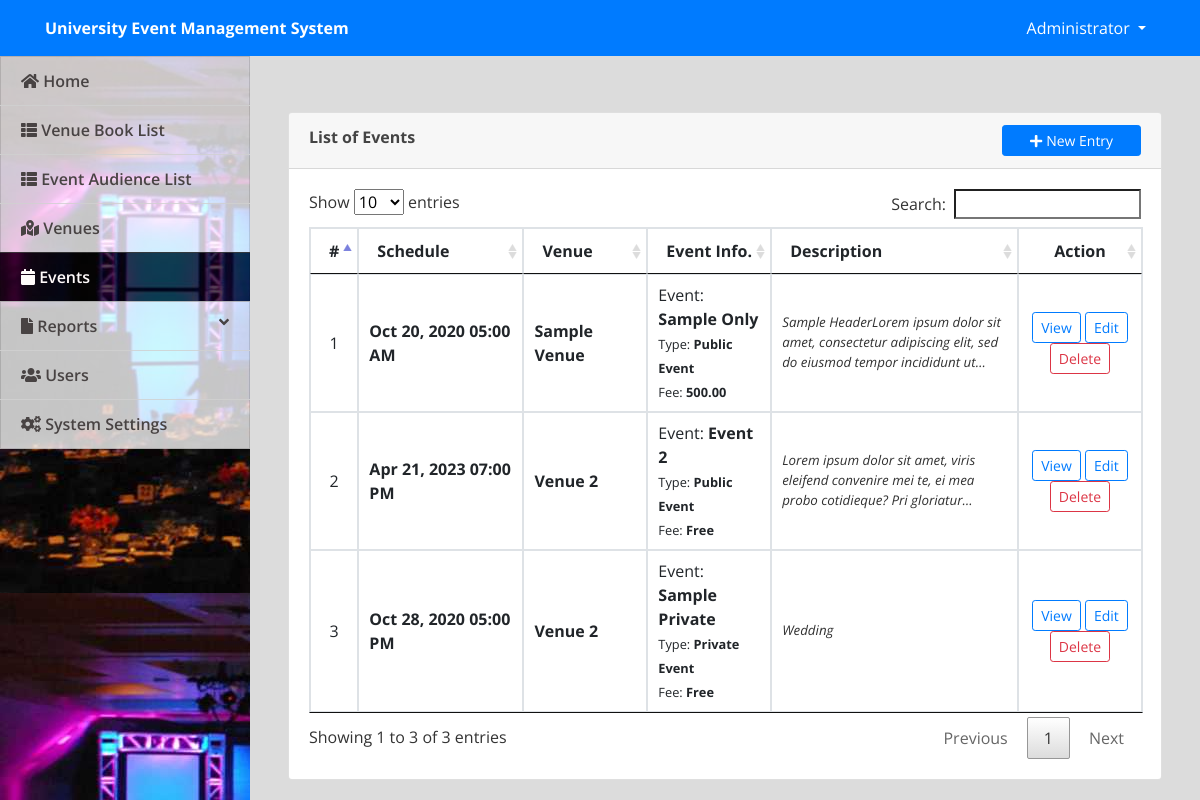
The page /admin/index.php?page=events (signed in) on the database its author committed.
### tables this page shows
CREATE TABLE IF NOT EXISTS `events` (
  `id` int(30) NOT NULL AUTO_INCREMENT,
  `venue_id` int(30) NOT NULL,
  `event` text NOT NULL,
  `description` text NOT NULL,
  `schedule` datetime NOT NULL,
  `type` tinyint(1) NOT NULL DEFAULT '1' COMMENT '1=Public, 2-Private',
  `audience_capacity` int(30) NOT NULL,
  `payment_type` tinyint(1) NOT NULL DEFAULT '1' COMMENT '1=Free,payable',
  `amount` double NOT NULL DEFAULT '0',
  `banner` text NOT NULL,
  `date_created` datetime NOT NULL,
  PRIMARY KEY (`id`)
);

CREATE TABLE IF NOT EXISTS `venue` (
  `id` int(30) NOT NULL AUTO_INCREMENT,
  `venue` text NOT NULL,
  `address` text NOT NULL,
  `description` text NOT NULL,
  `rate` float NOT NULL,
  PRIMARY KEY (`id`)
);

### admin/events.php (the view, shortened to what this page needs)
<?php include('db_connect.php');?>
<div class="container-fluid">
	<div class="col-lg-12">
		<div class="row">
			<div class="col-md-12">
				<div class="card">
					<div class="card-header">
						<b>List of Events</b>
						<span class="float:right"><a class="btn btn-primary btn-block btn-sm col-sm-2 float-right" href="index.php?page=manage_event" id="new_event">
					<i class="fa fa-plus"></i> New Entry
				</a></span>
					</div>
					<div class="card-body">
						<table class="table table-condensed table-bordered table-hover">
							<colgroup>
								<col width="5%">
								<col width="20%">
								<col width="15%">
								<col width="15%">
								<col width="30%">
								<col width="15%">
							</colgroup>
							<thead>
								<tr>
									<th class="text-center">#</th>
									<th class="">Schedule</th>
									<th class="">Venue</th>
									<th class="">Event Info.</th>
									<th class="">Description</th>
									<th class="text-center">Action</th>
								</tr>
							</thead>
							<tbody>
								<?php
								$i = 1;
								$events = $conn->query("SELECT e.*,v.venue FROM events e inner join venue v on v.id=e.venue_id order by e.id asc");
								while($row=$events->fetch_assoc()):
									$trans = get_html_translation_table(HTML_ENTITIES,ENT_QUOTES);
									unset($trans["\""], $trans["<"], $trans[">"], $trans["<h2"]);
									$desc = strtr(html_entity_decode($row['description']),$trans);
									$desc=str_replace(array("<li>","</li>"), array("",","), $desc);
								?>
								<tr>
									<td class="text-center"><?php echo $i++ ?></td>
									<td class="">
										 <p> <b><?php echo date("M d, Y h:i A",strtotime($row['schedule'])) ?></b></p>
									</td>
									<td class="">
										 <p> <b><?php echo ucwords($row['venue']) ?></b></p>
									</td>
									<td class="">
										 <p>Event: <b><?php echo ucwords($row['event']) ?></b></p>
										 <p><small>Type: <b><?php echo $row['type']  == 1 ? "Public Event" : "Private Event" ?></small></b></p>
										 <p><small>Fee: <b><?php echo $row['payment_type']  == 1 ? "Free" : number_format($row['amount'],2) ?></small></b></p>
									</td>
									<td>
										 <p class="truncate"><?php echo strip_tags($desc) ?></p>
									</td>
									<td class="text-center">
										<button class="btn btn-sm btn-outline-primary view_event" type="button" data-id="<?php echo $row['id'] ?>" >View</button>
										<button class="btn btn-sm btn-outline-primary edit_event" type="button" data-id="<?php echo $row['id'] ?>" >Edit</button>
										<button class="btn btn-sm btn-outline-danger delete_event" type="button" data-id="<?php echo $row['id'] ?>">Delete</button>
									</td>
								</tr>
								<?php endwhile; ?>
							</tbody>
						</table>
					</div>
				</div>
			</div>
		</div>
	</div>
</div>

### admin/assets/css/style.css (style rules this page uses)
body { font-family: "Open Sans", sans-serif; color: #444444; width: 100%; height: calc(100%); }
a { color: #1977cc; }
.truncate { overflow: hidden; text-overflow: ellipsis; display: -webkit-box; -webkit-line-clamp: 3; -webkit-box-orient: vertical; font-size: smaller; color: #000000cf; font-style: italic; }

### admin/index.php (style rules this page uses)
body { background: #80808045; }

### admin/events.php (style rules this page uses)
td { vertical-align: middle !important; }
td p { margin: unset }

### rows shown on the page
events: schedule "Oct 20, 2020 05:00 AM", venue.venue "Sample Venue", event "Sample Only", type "Public Event", amount "500.00", description "Sample HeaderLorem ipsum dolor sit amet, consectetur adipiscing elit, sed do eiusmod tempor incididunt…"
events: schedule "Apr 21, 2023 07:00 PM", venue.venue "Venue 2", event "Event 2", type "Public Event", payment_type "Free", description "Lorem ipsum dolor sit amet, viris eleifend convenire mei te, ei mea probo cotidieque? Pri…"
events: schedule "Oct 28, 2020 05:00 PM", venue.venue "Venue 2", event "Sample Private", type "Private Event", payment_type "Free", description "Wedding"

### other values the page prints
$_SESSION['system']['name'] "University Event Management System"
$_SESSION['login_name'] "Administrator"
